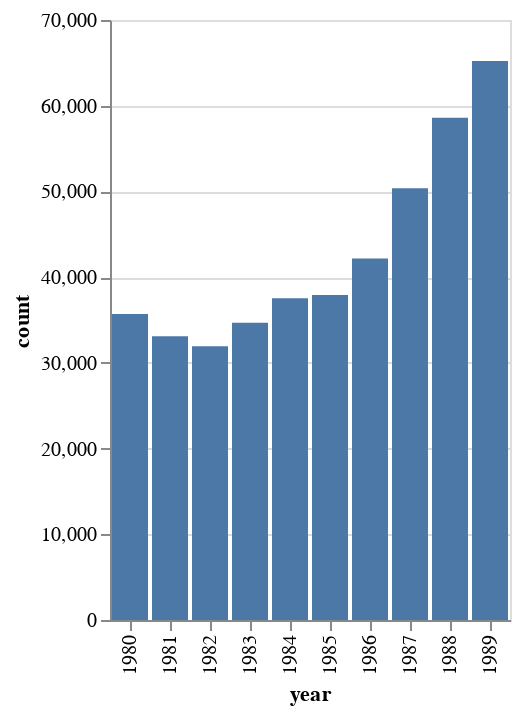

The notebook cell this image was saved under:
### Code cell
alt.Chart(songs_per_year).mark_bar().encode(
    alt.X("year"),
    alt.Y("count")
)

### Figure 1 — Vega-Lite specification as saved in the notebook (floating-point values rounded to 4 significant figures)
{"config": {"view": {"continuousWidth": 300, "continuousHeight": 300}}, "data": {"name": "data-01ccc0838f5770834d5d105ed6c8b1bf"}, "mark": {"type": "bar"}, "encoding": {"x": {"field": "year", "type": "nominal"}, "y": {"field": "count", "type": "quantitative"}}, "$schema": "https://vega.github.io/schema/vega-lite/v5.8.0.json", "datasets": {"data-01ccc0838f5770834d5d105ed6c8b1bf": [{"year": "1980", "popularity": 6.932, "danceability": 0.4998, "energy": 0.4855, "key": 5.11, "loudness": -12.36, "mode": 0.7037, "speechiness": 0.065, "acousticness": 0.522, "instrumentalness": 0.1692, "liveness": 0.221, "valence": 0.5439, "tempo": 118.3, "duration_ms": 248000.0, "time_signature": 3.831, "count": 35701, "duration_min": 4.133}, {"year": "1981", "popularity": 7.112, "danceability": 0.5011, "energy": 0.4886, "key": 5.165, "loudness": -12.56, "mode": 0.6998, "speechiness": 0.06856, "acousticness": 0.5112, "instrumentalness": 0.1756, "liveness": 0.2221, "valence": 0.5414, "tempo": 118.7, "duration_ms": 244700.0, "time_signature": 3.832, "count": 33118, "duration_min": 4.078}, {"year": "1982", "popularity": 7.17, "danceability": 0.5034, "energy": 0.4868, "key": 5.193, "loudness": -12.73, "mode": 0.6989, "speechiness": 0.07749, "acousticness": 0.5079, "instrumentalness": 0.1755, "liveness": 0.2216, "valence": 0.5317, "tempo": 118.4, "duration_ms": 247400.0, "time_signature": 3.836, "count": 31926, "duration_min": 4.124}, {"year": "1983", "popularity": 7.047, "danceability": 0.4953, "energy": 0.4712, "key": 5.187, "loudness": -13.22, "mode": 0.6874, "speechiness": 0.06592, "acousticness": 0.5163, "instrumentalness": 0.1934, "liveness": 0.217, "valence": 0.5193, "tempo": 117.8, "duration_ms": 251500.0, "time_signature": 3.83, "count": 34682, "duration_min": 4.192}, {"year": "1984", "popularity": 7.347, "danceability": 0.4917, "energy": 0.4779, "key": 5.208, "loudness": -13.24, "mode": 0.6742, "speechiness": 0.06466, "acousticness": 0.513, "instrumentalness": 0.1882, "liveness": 0.2222, "valence": 0.507, "tempo": 117.7, "duration_ms": 249400.0, "time_signature": 3.838, "count": 37545, "duration_min": 4.157}, {"year": "1985", "popularity": 7.164, "danceability": 0.4883, "energy": 0.4703, "key": 5.157, "loudness": -13.45, "mode": 0.6847, "speechiness": 0.06128, "acousticness": 0.524, "instrumentalness": 0.2031, "liveness": 0.216, "valence": 0.5065, "tempo": 117.2, "duration_ms": 255600.0, "time_signature": 3.833, "count": 37928, "duration_min": 4.26}, {"year": "1986", "popularity": 6.718, "danceability": 0.4741, "energy": 0.4562, "key": 5.176, "loudness": -13.9, "mode": 0.6868, "speechiness": 0.06215, "acousticness": 0.5434, "instrumentalness": 0.219, "liveness": 0.2112, "valence": 0.4866, "tempo": 116.2, "duration_ms": 256500.0, "time_signature": 3.83, "count": 42184, "duration_min": 4.275}, {"year": "1987", "popularity": 6.635, "danceability": 0.4699, "energy": 0.4433, "key": 5.181, "loudness": -14.39, "mode": 0.6925, "speechiness": 0.06119, "acousticness": 0.5531, "instrumentalness": 0.2381, "liveness": 0.2071, "valence": 0.4737, "tempo": 116.1, "duration_ms": 259100.0, "time_signature": 3.819, "count": 50365, "duration_min": 4.318}, {"year": "1988", "popularity": 6.138, "danceability": 0.4649, "energy": 0.429, "key": 5.17, "loudness": -14.95, "mode": 0.687, "speechiness": 0.06272, "acousticness": 0.5654, "instrumentalness": 0.2603, "liveness": 0.2108, "valence": 0.4729, "tempo": 115.4, "duration_ms": 262000.0, "time_signature": 3.81, "count": 58593, "duration_min": 4.367}, {"year": "1989", "popularity": 6.068, "danceability": 0.4678, "energy": 0.4188, "key": 5.192, "loudness": -15.1, "mode": 0.6917, "speechiness": 0.06465, "acousticness": 0.5722, "instrumentalness": 0.2545, "liveness": 0.2069, "valence": 0.4665, "tempo": 115.0, "duration_ms": 261000.0, "time_signature": 3.807, "count": 65216, "duration_min": 4.35}]}}
